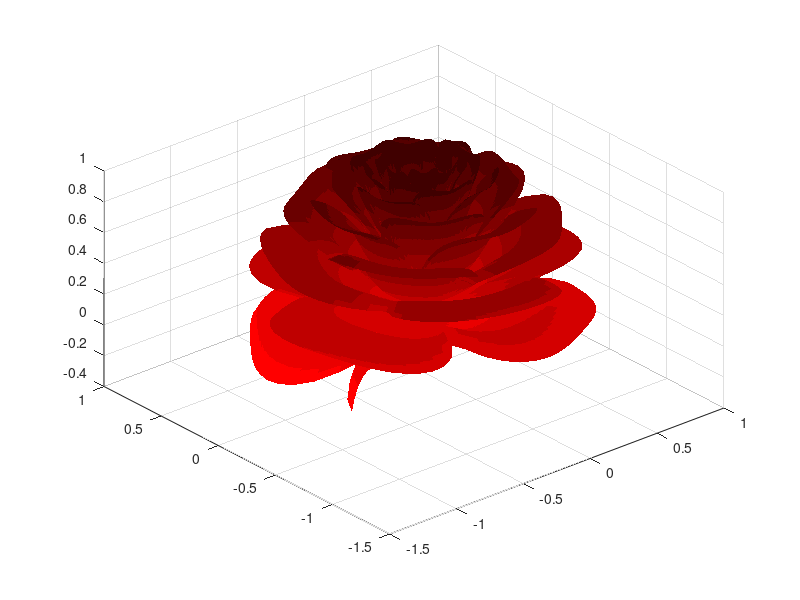

Here is the MATLAB script that generated this plot:
%% Easter Egg: Hit Run to display a Rose (from Mathworks)
% https://www.linkedin.com/posts/the-mathworks_2_get-the-code-to-make-a-rose-in-matlab-activity-7161739546492153857-iZB8

close all
clear

n = 800;
A = 1.995653;
B = 1.27689;
C = 8;
r=linspace(0,1,n);
theta=linspace(-2,20*pi,n);
[R,THETA]=ndgrid(r,theta);
% define the number of petals we want per cycle. Roses have 3 and a bit.
petalNum=3.6;
x = 1 - (1/2)*((5/4)*(1 - mod(petalNum*THETA, 2*pi)/pi).^2 - 1/4).^2;
phi = (pi/2)*exp(-THETA/(C*pi));
y = A*(R.^2).*(B*R - 1).^2.*sin(phi);
R2 = x.*(R.*sin(phi) + y.*cos(phi));
X=R2.*sin(THETA);
Y=R2.*cos(THETA);
Z=x.*(R.*cos(phi)-y.*sin(phi));
% % define a red map for our rose colouring
red_map=linspace(1,0.25,10)';
red_map(:,2)=0;
red_map(:,3)=0;
clf
surf(X,Y,Z,'LineStyle','none')
view([-40.50 42.00])
colormap(red_map)